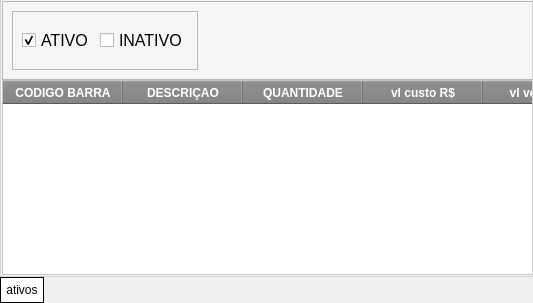
          <widget class="QTabWidget" name="tabWidget">
           <property name="focusPolicy">
            <enum>Qt::NoFocus</enum>
           </property>
           <property name="styleSheet">
            <string notr="true">QTabWidget::pane {
  border: 1px solid lightgray;
  top:-1px; 
  background: rgb(245, 245, 245);; 
} 

QTabBar::tab {
  background: rgb(230, 230, 230); 
  border: 1px solid lightgray; 
  padding: 5px;
} 

QTabBar::tab:selected { 
	
	background-color: rgb(255, 255, 255);
	border:1px solid;
}</string>
           </property>
           <property name="tabPosition">
            <enum>QTabWidget::South</enum>
           </property>
           <property name="currentIndex">
            <number>0</number>
           </property>
           <widget class="QWidget" name="ativos">
            <attribute name="title">
             <string>ativos</string>
            </attribute>
            <layout class="QVBoxLayout" name="verticalLayout">
             <property name="spacing">
              <number>1</number>
             </property>
             <property name="leftMargin">
              <number>1</number>
             </property>
             <property name="topMargin">
              <number>1</number>
             </property>
             <property name="rightMargin">
              <number>1</number>
             </property>
             <property name="bottomMargin">
              <number>1</number>
             </property>
             <item>
              <widget class="QWidget" name="widget" native="true">
               <property name="minimumSize">
                <size>
                 <width>1150</width>
                 <height>0</height>
                </size>
               </property>
               <property name="maximumSize">
                <size>
                 <width>16777215</width>
                 <height>16777215</height>
                </size>
               </property>
               <property name="styleSheet">
                <string notr="true"/>
               </property>
               <layout class="QVBoxLayout" name="verticalLayout_3">
                <property name="spacing">
                 <number>0</number>
                </property>
                <property name="leftMargin">
                 <number>0</number>
                </property>
                <property name="topMargin">
                 <number>0</number>
                </property>
                <property name="rightMargin">
                 <number>0</number>
                </property>
                <property name="bottomMargin">
                 <number>0</number>
                </property>
                <item>
                 <widget class="QFrame" name="frame_2">
                  <property name="frameShape">
                   <enum>QFrame::StyledPanel</enum>
                  </property>
                  <property name="frameShadow">
                   <enum>QFrame::Raised</enum>
                  </property>
                  <layout class="QHBoxLayout" name="horizontalLayout">
                   <item>
                    <widget class="QFrame" name="frame_4">
                     <property name="frameShape">
                      <enum>QFrame::StyledPanel</enum>
                     </property>
                     <property name="frameShadow">
                      <enum>QFrame::Raised</enum>
                     </property>
                     <layout class="QHBoxLayout" name="horizontalLayout_6">
                      <item>
                       <widget class="QCheckBox" name="ch_ativo">
                        <property name="font">
                         <font>
                          <pointsize>12</pointsize>
                         </font>
                        </property>
                        <property name="focusPolicy">
                         <enum>Qt::NoFocus</enum>
                        </property>
                        <property name="text">
                         <string>ATIVO</string>
                        </property>
                        <property name="checked">
                         <bool>true</bool>
                        </property>
                        <property name="tristate">
                         <bool>true</bool>
                        </property>
                       </widget>
                      </item>
                      <item>
                       <widget class="QCheckBox" name="ch_inativo">
                        <property name="font">
                         <font>
                          <pointsize>12</pointsize>
                         </font>
                        </property>
                        <property name="focusPolicy">
                         <enum>Qt::NoFocus</enum>
                        </property>
                        <property name="text">
                         <string>INATIVO</string>
                        </property>
                        <property name="checked">
                         <bool>false</bool>
                        </property>
                        <property name="autoRepeat">
                         <bool>false</bool>
                        </property>
                        <property name="autoExclusive">
                         <bool>false</bool>
                        </property>
                        <property name="tristate">
                         <bool>true</bool>
                        </property>
                       </widget>
                      </item>
                     </layout>
                    </widget>
                   </item>
                   <item>
                    <spacer name="horizontalSpacer">
                     <property name="orientation">
                      <enum>Qt::Horizontal</enum>
                     </property>
                     <property name="sizeHint" stdset="0">
                      <size>
                       <width>40</width>
                       <height>20</height>
                      </size>
                     </property>
                    </spacer>
                   </item>
                   <item>
                    <widget class="QFrame" name="frame_3">
                     <property name="maximumSize">
                      <size>
                       <width>250</width>
                       <height>16777215</height>
                      </size>
                     </property>
                     <property name="frameShape">
                      <enum>QFrame::StyledPanel</enum>
                     </property>
                     <property name="frameShadow">
                      <enum>QFrame::Raised</enum>
                     </property>
                     <layout class="QVBoxLayout" name="verticalLayout_5">
                      <item>
                       <widget class="QLabel" name="labe_5">
                        <property name="styleSheet">
                         <string notr="true">QLabel{
font-size: 12px;
font-family: &quot;Arial&quot;;
font-weight: bold;
color: #277298;
border: none
}</string>
                        </property>
                        <property name="text">
                         <string>Quantidade produto cadastrado</string>
                        </property>
                        <property name="alignment">
                         <set>Qt::AlignCenter</set>
                        </property>
                       </widget>
                      </item>
                      <item>
                       <widget class="QLineEdit" name="tx_quantidadeprodutoestoque">
                        <property name="enabled">
                         <bool>false</bool>
                        </property>
                        <property name="maximumSize">
                         <size>
                          <width>16777215</width>
                          <height>16777215</height>
                         </size>
                        </property>
                        <property name="focusPolicy">
                         <enum>Qt::NoFocus</enum>
                        </property>
                        <property name="styleSheet">
                         <string notr="true">font-size: 14px;
font-family: &quot;Arial&quot;;
font-weight: bold;
color: rgb(0, 0, 0);
border: none;
border-bottom:1px solid black;
</string>
                        </property>
                        <property name="text">
                         <string/>
                        </property>
                        <property name="alignment">
                         <set>Qt::AlignCenter</set>
                        </property>
                        <property name="readOnly">
                         <bool>true</bool>
                        </property>
                        <property name="placeholderText">
                         <string>0.00</string>
                        </property>
                       </widget>
                      </item>
                     </layout>
                    </widget>
                   </item>
                  </layout>
                 </widget>
                </item>
                <item>
                 <widget class="QTableWidget" name="Tab_Estoque">
                  <property name="palette">
                   <palette>
                    <active>
                     <colorrole role="WindowText">
                      <brush brushstyle="SolidPattern">
                       <color alpha="255">
                        <red>0</red>
                        <green>0</green>
                        <blue>0</blue>
                       </color>
                      </brush>
                     </colorrole>
                     <colorrole role="Button">
                      <brush brushstyle="SolidPattern">
                       <color alpha="255">
                        <red>255</red>
                        <green>255</green>
                        <blue>255</blue>
                       </color>
                      </brush>
                     </colorrole>
                     <colorrole role="Light">
                      <brush brushstyle="SolidPattern">
                       <color alpha="255">
                        <red>255</red>
                        <green>255</green>
                        <blue>255</blue>
                       </color>
                      </brush>
                     </colorrole>
                     <colorrole role="Text">
                      <brush brushstyle="SolidPattern">
                       <color alpha="255">
                        <red>0</red>
                        <green>0</green>
                        <blue>0</blue>
                       </color>
                      </brush>
                     </colorrole>
                     <colorrole role="ButtonText">
                      <brush brushstyle="SolidPattern">
                       <color alpha="255">
                        <red>0</red>
                        <green>0</green>
                        <blue>0</blue>
                       </color>
                      </brush>
                     </colorrole>
                     <colorrole role="Base">
                      <brush brushstyle="SolidPattern">
                       <color alpha="255">
                        <red>255</red>
                        <green>255</green>
                        <blue>255</blue>
                       </color>
                      </brush>
                     </colorrole>
                     <colorrole role="Window">
                      <brush brushstyle="SolidPattern">
                       <color alpha="255">
                        <red>255</red>
                        <green>255</green>
                        <blue>255</blue>
                       </color>
                      </brush>
                     </colorrole>
                     <colorrole role="Highlight">
                      <brush brushstyle="SolidPattern">
                       <color alpha="255">
                        <red>85</red>
                        <green>170</green>
                        <blue>255</blue>
                       </color>
                      </brush>
                     </colorrole>
                     <colorrole role="HighlightedText">
                      <brush brushstyle="SolidPattern">
                       <color alpha="255">
                        <red>255</red>
                        <green>255</green>
                        <blue>255</blue>
                       </color>
                      </brush>
                     </colorrole>
                     <colorrole role="AlternateBase">
                      <brush brushstyle="SolidPattern">
                       <color alpha="255">
                        <red>85</red>
                        <green>170</green>
                        <blue>255</blue>
                       </color>
                      </brush>
                     </colorrole>
                     <colorrole role="PlaceholderText">
                      <brush brushstyle="NoBrush">
                       <color alpha="128">
                        <red>0</red>
                        <green>0</green>
                        <blue>0</blue>
                       </color>
                      </brush>
                     </colorrole>
                    </active>
                    <inactive>
                     <colorrole role="WindowText">
                      <brush brushstyle="SolidPattern">
                       <color alpha="255">
                        <red>0</red>
                        <green>0</green>
                        <blue>0</blue>
                       </color>
                      </brush>
                     </colorrole>
                     <colorrole role="Button">
                      <brush brushstyle="SolidPattern">
                       <color alpha="255">
                        <red>255</red>
                        <green>255</green>
                        <blue>255</blue>
                       </color>
                      </brush>
                     </colorrole>
                     <colorrole role="Light">
                      <brush brushstyle="SolidPattern">
                       <color alpha="255">
                        <red>255</red>
                        <green>255</green>
                        <blue>255</blue>
                       </color>
                      </brush>
                     </colorrole>
                     <colorrole role="Text">
                      <brush brushstyle="SolidPattern">
                       <color alpha="255">
                        <red>0</red>
                        <green>0</green>
                        <blue>0</blue>
                       </color>
                      </brush>
                     </colorrole>
                     <colorrole role="ButtonText">
                      <brush brushstyle="SolidPattern">
                       <color alpha="255">
                        <red>0</red>
                        <green>0</green>
                        <blue>0</blue>
                       </color>
                      </brush>
                     </colorrole>
                     <colorrole role="Base">
                      <brush brushstyle="SolidPattern">
                       <color alpha="255">
                        <red>255</red>
                        <green>255</green>
                        <blue>255</blue>
                       </color>
                      </brush>
                     </colorrole>
                     <colorrole role="Window">
                      <brush brushstyle="SolidPattern">
                       <color alpha="255">
                        <red>255</red>
                        <green>255</green>
                        <blue>255</blue>
                       </color>
                      </brush>
                     </colorrole>
                     <colorrole role="Highlight">
                      <brush brushstyle="SolidPattern">
                       <color alpha="255">
                        <red>85</red>
                        <green>170</green>
                        <blue>255</blue>
                       </color>
                      </brush>
                     </colorrole>
                     <colorrole role="HighlightedText">
                      <brush brushstyle="SolidPattern">
                       <color alpha="255">
                        <red>255</red>
                        <green>255</green>
                        <blue>255</blue>
                       </color>
                      </brush>
                     </colorrole>
                     <colorrole role="AlternateBase">
                      <brush brushstyle="SolidPattern">
                       <color alpha="255">
                        <red>85</red>
                        <green>170</green>
                        <blue>255</blue>
                       </color>
                      </brush>
                     </colorrole>
                     <colorrole role="PlaceholderText">
                      <brush brushstyle="NoBrush">
                       <color alpha="128">
                        <red>0</red>
                        <green>0</green>
                        <blue>0</blue>
                       </color>
                      </brush>
                     </colorrole>
                    </inactive>
                    <disabled>
                     <colorrole role="WindowText">
                      <brush brushstyle="SolidPattern">
                       <color alpha="255">
                        <red>0</red>
                        <green>0</green>
                        <blue>0</blue>
                       </color>
                      </brush>
                     </colorrole>
                     <colorrole role="Button">
                      <brush brushstyle="SolidPattern">
                       <color alpha="255">
                        <red>255</red>
                        <green>255</green>
                        <blue>255</blue>
                       </color>
                      </brush>
                     </colorrole>
                     <colorrole role="Light">
                      <brush brushstyle="SolidPattern">
                       <color alpha="255">
                        <red>255</red>
                        <green>255</green>
                        <blue>255</blue>
                       </color>
                      </brush>
                     </colorrole>
                     <colorrole role="Text">
                      <brush brushstyle="SolidPattern">
                       <color alpha="255">
                        <red>0</red>
                        <green>0</green>
                        <blue>0</blue>
                       </color>
                      </brush>
                     </colorrole>
                     <colorrole role="ButtonText">
                      <brush brushstyle="SolidPattern">
                       <color alpha="255">
                        <red>0</red>
                        <green>0</green>
                        <blue>0</blue>
                       </color>
                      </brush>
                     </colorrole>
                     <colorrole role="Base">
                      <brush brushstyle="SolidPattern">
                       <color alpha="255">
                        <red>255</red>
                        <green>255</green>
                        <blue>255</blue>
                       </color>
                      </brush>
                     </colorrole>
                     <colorrole role="Window">
                      <brush brushstyle="SolidPattern">
                       <color alpha="255">
                        <red>255</red>
                        <green>255</green>
                        <blue>255</blue>
                       </color>
                      </brush>
                     </colorrole>
                     <colorrole role="Highlight">
                      <brush brushstyle="SolidPattern">
                       <color alpha="255">
                        <red>85</red>
                        <green>170</green>
                        <blue>255</blue>
                       </color>
                      </brush>
                     </colorrole>
                     <colorrole role="HighlightedText">
                      <brush brushstyle="SolidPattern">
                       <color alpha="255">
                        <red>255</red>
                        <green>255</green>
                        <blue>255</blue>
                       </color>
                      </brush>
                     </colorrole>
                     <colorrole role="AlternateBase">
                      <brush brushstyle="SolidPattern">
                       <color alpha="255">
                        <red>85</red>
                        <green>170</green>
                        <blue>255</blue>
                       </color>
                      </brush>
                     </colorrole>
                     <colorrole role="PlaceholderText">
                      <brush brushstyle="NoBrush">
                       <color alpha="128">
                        <red>0</red>
                        <green>0</green>
                        <blue>0</blue>
                       </color>
                      </brush>
                     </colorrole>
                    </disabled>
                   </palette>
                  </property>
                  <property name="font">
                   <font>
                    <family>MS Shell Dlg 2</family>
                    <pointsize>12</pointsize>
                    <weight>50</weight>
                    <italic>false</italic>
                    <bold>false</bold>
                   </font>
                  </property>
                  <property name="cursor" stdset="0">
                   <cursorShape>PointingHandCursor</cursorShape>
                  </property>
                  <property name="focusPolicy">
                   <enum>Qt::WheelFocus</enum>
                  </property>
                  <property name="contextMenuPolicy">
                   <enum>Qt::ActionsContextMenu</enum>
                  </property>
                  <property name="styleSheet">
                   <string notr="true">QTableWidget {
  background-color: white;
	font: 12pt &quot;MS Shell Dlg 2&quot;;
}

QTableWidget QHeaderView::section {
  background-color: gray;
  color: white;
  font-weight: bold;
}

QTableWidget::item {
  border: 0px solid black;
border-bottom:1px solid;

}

QTableWidget::item:selected {
  background-color: blue;
  color: white;
}
</string>
                  </property>
                  <property name="autoScrollMargin">
                   <number>20</number>
                  </property>
                  <property name="editTriggers">
                   <set>QAbstractItemView::NoEditTriggers</set>
                  </property>
                  <property name="tabKeyNavigation">
                   <bool>false</bool>
                  </property>
                  <property name="showDropIndicator" stdset="0">
                   <bool>false</bool>
                  </property>
                  <property name="alternatingRowColors">
                   <bool>false</bool>
                  </property>
                  <property name="selectionMode">
                   <enum>QAbstractItemView::SingleSelection</enum>
                  </property>
                  <property name="selectionBehavior">
                   <enum>QAbstractItemView::SelectRows</enum>
                  </property>
                  <property name="showGrid">
                   <bool>false</bool>
                  </property>
                  <property name="gridStyle">
                   <enum>Qt::SolidLine</enum>
                  </property>
                  <property name="sortingEnabled">
                   <bool>false</bool>
                  </property>
                  <property name="wordWrap">
                   <bool>true</bool>
                  </property>
                  <attribute name="horizontalHeaderDefaultSectionSize">
                   <number>120</number>
                  </attribute>
                  <attribute name="horizontalHeaderShowSortIndicator" stdset="0">
                   <bool>false</bool>
                  </attribute>
                  <attribute name="horizontalHeaderStretchLastSection">
                   <bool>true</bool>
                  </attribute>
                  <attribute name="verticalHeaderVisible">
                   <bool>false</bool>
                  </attribute>
                  <attribute name="verticalHeaderMinimumSectionSize">
                   <number>23</number>
                  </attribute>
                  <attribute name="verticalHeaderDefaultSectionSize">
                   <number>50</number>
                  </attribute>
                  <column>
                   <property name="text">
                    <string>CODIGO BARRA</string>
                   </property>
                   <property name="font">
                    <font>
                     <pointsize>12</pointsize>
                    </font>
                   </property>
                   <property name="textAlignment">
                    <set>AlignCenter</set>
                   </property>
                  </column>
                  <column>
                   <property name="text">
                    <string>DESCRIÇAO</string>
                   </property>
                   <property name="font">
                    <font>
                     <pointsize>12</pointsize>
                    </font>
                   </property>
                  </column>
                  <column>
                   <property name="text">
                    <string>QUANTIDADE</string>
                   </property>
                   <property name="font">
                    <font>
                     <pointsize>12</pointsize>
                    </font>
                   </property>
                  </column>
                  <column>
                   <property name="text">
                    <string>vl custo R$</string>
                   </property>
                   <property name="font">
                    <font>
                     <pointsize>12</pointsize>
                    </font>
                   </property>
                  </column>
                  <column>
                   <property name="text">
                    <string>vl venda R$</string>
                   </property>
                  </column>
                  <column>
                   <property name="text">
                    <string>grupo</string>
                   </property>
                  </column>
                  <column>
                   <property name="text">
                    <string>ativo</string>
                   </property>
                  </column>
                  <column>
                   <property name="text">
                    <string>localizaçao</string>
                   </property>
                  </column>
                 </widget>
                </item>
               </layout>
              </widget>
             </item>
            </layout>
           </widget>
          </widget>
